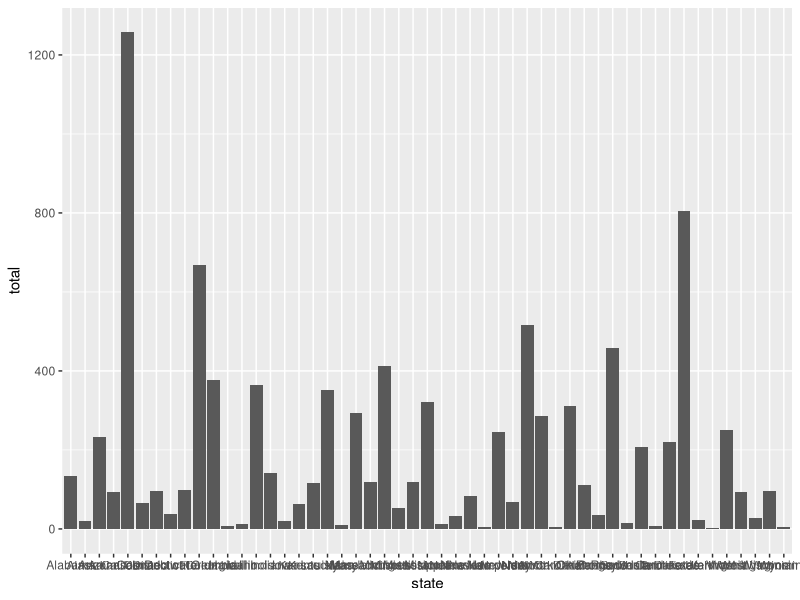

The R script that drew this image:
## ---- chunk 1
knitr::opts_chunk$set(echo = TRUE)
## ---- chunk 2
library(tidyverse)
library(dslabs)
data("murders")
## ---- chunk 3
ggplot(murders, aes(state, total))+geom_col()
